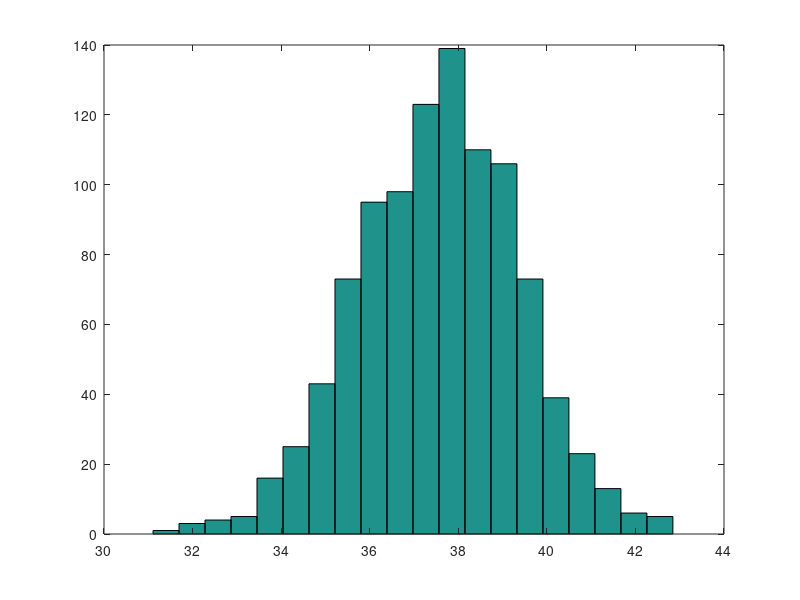

Here is the MATLAB script that generated this plot:
% hoeffding generation
num = 10;
ESN = 1*10 + 0.5*(1+10)*5;%37.5
SN_total = zeros(1,1000);

for j = 1:1000
    % % % % % % % % % % % % % % % % % one cycle % % % % % % % % % % % % % % % % 
    for i = 1:num
    % 变量X1-X9范围为[0.5*i,0.5*i+2]    
        eval(strcat('X',num2str(i),' = rand(1,1) * 2 + i * 0.5; '))
    end

    SN = 0;
    for i = 1:num
    % 变量X1-X9范围为[0.5*i,0.5*i+2]    
        eval(strcat('SN = SN + X',num2str(i)))
    end
    if mod(j,10) == 0
        fprintf('*');
    end
    
    SN_total(1,j) = SN;
end
hist(SN_total,20)
